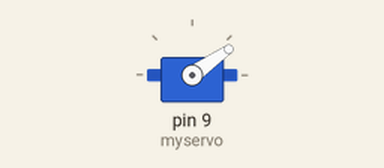
A sketch run on a simulated Arduino Uno, built with avr-gcc and run on an emulated ATmega328P. On the bench: servo. Random numbers use the default seed unless the sketch sets one; what the sketch prints to the serial monitor is not drawn.

Above: at 0.1 s.
Timing chart, 0 to 39.0 s (numbered marks = the images above):
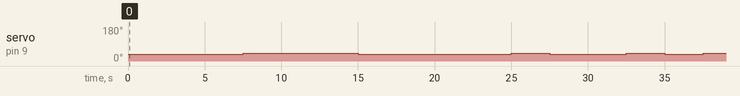

The sketch:

maryshelley_eyes.ino
```cpp
/* Mary Shelley Eyes
 by Carmen Peterson
 To make Mary Shelley's eyes swish back and forth in a portrait.

 Modified the Sweep example code:
 https://www.arduino.cc/en/Tutorial/LibraryExamples/Sweep

 modified 12 Oct 2023
 by Carmen Peterson

*/

#include <Servo.h>

Servo myservo;

int pos = 0;    // variable to store the servo position

void setup() {
  myservo.attach(9);
  Serial.begin(9600);
}

void loop() {

  // randomly choose a position within a 7 degree range
  pos = random(35,42);
  myservo.write(pos);

  // Serial print to confirm position
  Serial.print("Position is " );
  Serial.println(pos);

  // wait about 5 seconds before teh next little shift
  delay(2500);

}
```

Measured:
- by itself, servo on pin 9 (myservo): 35° → 37° at 5.0 s, → 41° 2.5 s later, → 37° 7.5 s later, → 36° 2.5 s later, … (10 changes in this stretch)
